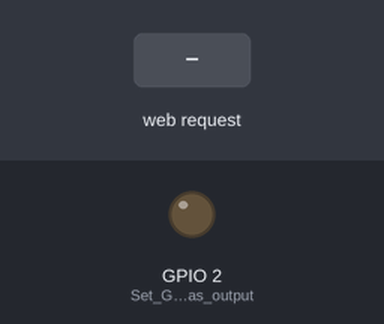
This sketch was run on a simulated ESP8266 (NodeMCU). On the bench: output pins drawn as LEDs (lit = HIGH). The inputs (shaded band) are chosen by the test bench. WiFi joins after 1.5 s; servers stay silent unless stated; what the sketch prints to the serial monitor is not drawn.

Above: at 6.2 s.
6.3 s: HTTP request GET /setGPIO2?value=1 received
At 7.5 s:
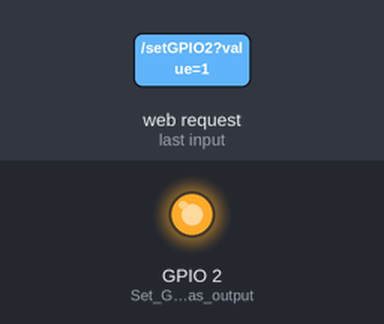
7.8 s: HTTP request GET /setGPIO2?value=0 received
At 8.6 s:
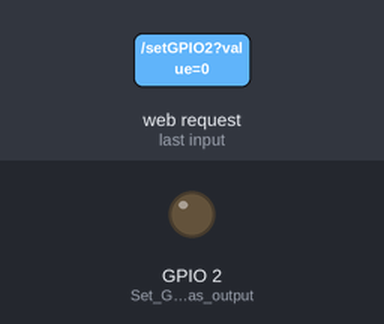
Timing chart, 0 to 10.8 s (numbered marks = the images above; inputs shaded):
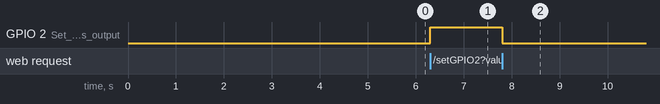

Measured:
- after the input at 6.3 s, GPIO 2 (Set_GPIO2_as_output): LOW → HIGH at once
- after the input at 7.8 s, GPIO 2 (Set_GPIO2_as_output): HIGH → LOW at once

The sketch:

esp-01.ino
```cpp
#include <ESP8266WiFi.h>
#include <ESP8266WebServer.h>

const char* ssid = "home";
const char* password = "Davin1358";

ESP8266WebServer server(80);

void handleSetGPIO2() {
  String value = server.arg("value");
  if (value == "1") {
    digitalWrite(2, HIGH);
    server.send(200, "text/plain", "GPIO2 set to HIGH");
  } else if (value == "0") {
    digitalWrite(2, LOW);
    server.send(200, "text/plain", "GPIO2 set to LOW");
  } else {
    server.send(400, "text/plain", "Invalid value");
  }
}

void setup() {
  Serial.begin(9600);
  pinMode(2, OUTPUT); // Set GPIO2 as output
    Serial.println("Connecting to WiFi...");
  WiFi.begin(ssid, password);
  while (WiFi.status() != WL_CONNECTED) {
    delay(5000);
    Serial.println("Connecting to WiFi...");
  }
  Serial.println("Connected to WiFi");
  Serial.print("IP address: ");
  Serial.println(WiFi.localIP());

  server.on("/setGPIO2", handleSetGPIO2);
  server.begin();
}

void loop() {
  server.handleClient();
}
```
